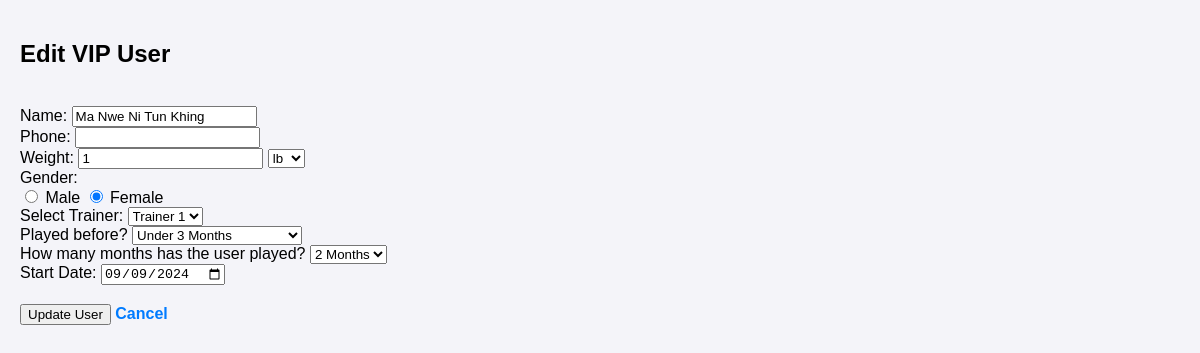
/edit_vip.php?id=7&table=vip (signed in), run on the app's committed database.
### tables this page shows
CREATE TABLE `vip` (
  `id` int(11) NOT NULL,
  `name` varchar(100) NOT NULL,
  `phone` varchar(20) NOT NULL,
  `weight` float NOT NULL,
  `weight_unit` enum('lb','kg') NOT NULL,
  `gender` enum('male','female') NOT NULL,
  `select_option1` varchar(50) NOT NULL,
  `select_option2` varchar(50) NOT NULL,
  `select_option3` varchar(50) NOT NULL,
  `start` date NOT NULL,
  `end` date NOT NULL
);

### edit_vip.php (the view, shortened to what this page needs)
<?php
$host = 'localhost';
$db = 'gym_base';
$user = 'root';
$pass = '';
$conn = new mysqli($host, $user, $pass, $db);
$userId = isset($_GET['id']) ? intval($_GET['id']) : 0;
$table = isset($_GET['table']) && $_GET['table'] === 'done_vip' ? 'done_vip' : 'vip';
if ($userId) {
    $sql = "SELECT * FROM `$table` WHERE id = ?";
    $stmt = $conn->prepare($sql);
    $stmt->bind_param('i', $userId);
    $stmt->execute();
    $result = $stmt->get_result();
    if ($result->num_rows > 0) {
        $user = $result->fetch_assoc();
    } else {
        echo "User not found.";
        exit();
    }
} else {
    echo "Invalid user ID.";
    exit();
}
?>
<!DOCTYPE html>
<html lang="en">
<head>
    <link rel="stylesheet" href="view_users.css">
</head>
<body>
    <form method="POST" class="form-container">
        <h2>Edit VIP User</h2><br>
        <div class="form-column">
            <div>
                <label for="name">Name:</label>
                <input type="text" id="name" name="name" value="<?php echo htmlspecialchars($user['name']); ?>" required>
            </div>
            <div>
                <label for="phone">Phone:</label>
                <input type="text" id="phone" name="phone" value="<?php echo htmlspecialchars($user['phone']); ?>" required>
            </div>
            <div>
                <label for="weight">Weight:</label>
                <input type="number" id="weight" name="weight" value="<?php echo htmlspecialchars($user['weight']); ?>" required>
                <select id="weight_unit" name="weight_unit">
                    <option value="lb" <?php echo $user['weight_unit'] === 'lb' ? 'selected' : ''; ?>>lb</option>
                </select>
            </div>
            <div class="form-item-full">
                <label>Gender:</label>
                <div class="radio-group">
                    <input type="radio" id="male" name="gender" value="male" <?php echo $user['gender'] === 'male' ? 'checked' : ''; ?> required>
                    <label for="male">Male</label>
                    <input type="radio" id="female" name="gender" value="female" <?php echo $user['gender'] === 'female' ? 'checked' : ''; ?>>
                    <label for="female">Female</label>
                </div>
            </div>
        </div>
        <div class="form-column">
            <div>
                <label for="select_option1">Select Trainer:</label>
                <select id="select_option1" name="select_option1" required>
                    <option value="Trainer 1" <?php echo $user['select_option1'] === 'Trainer 1' ? 'selected' : ''; ?>>Trainer 1</option>
                </select>
            </div>
            <div>
                <label for="select_option2">Played before?</label>
                <select id="select_option2" name="select_option2" required>
                    <option value="Under 3 Months" <?php echo $user['select_option2'] === 'Under 3 Months' ? 'selected' : ''; ?>>Under 3 Months</option>
                </select>
            </div>
            <div>
                <label for="select_option3">How many months has the user played?</label>
                <select id="select_option3" name="select_option3" required>
                    <option value="2" <?php echo $user['select_option3'] === '2' ? 'selected' : ''; ?>>2 Months</option>
                </select>
            </div>
            <div>
                <label for="date">Start Date:</label>
                <input type="date" id="date" name="date" value="<?php echo htmlspecialchars($user['start']); ?>" required>
            </div>
        </div>
        <button type="submit" class="form-item-full">Update User</button>
        <a href="view_vip.php?table=<?php echo $table; ?>" class="back-link">Cancel</a>
    </form>
</body>
</html>

### view_users.css (style rules this page uses)
body { font-family: Arial, sans-serif; background-color: #f4f4f9; margin: 0; padding: 20px; }
.back-link { display: inline-block; margin-top: 20px; color: #007BFF; text-decoration: none; font-weight: bold; text-align: center; }

### data on the page
vip: name "Ma Nwe Ni Tun Khing", weight "1", weight_unit "lb", gender "☐ Male", gender "☑ Female", select_option1 "Trainer 1", select_option2 "Under 3 Months", select_option3 "2 Months", date "09/09/2024"
